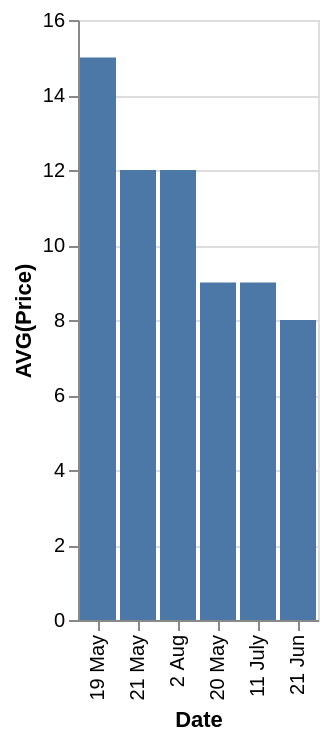

The specification (Vega-Lite) saved for this image:
### Vega-Lite specification from a JSON file in a GitHub repository (floating-point values rounded to 4 significant figures)
{"data": {"values": [{"x_data": "19 May", "y_data": 15}, {"x_data": "21 May", "y_data": 12}, {"x_data": "2 Aug", "y_data": 12}, {"x_data": "20 May", "y_data": 9}, {"x_data": "11 July", "y_data": 9}, {"x_data": "21 Jun", "y_data": 8}]}, "mark": "bar", "encoding": {"x": {"field": "x_data", "type": "nominal", "title": "Date", "sort": {"op": "sum", "field": "y_data", "order": "descending"}}, "y": {"field": "y_data", "type": "quantitative", "title": "AVG(Price)"}}}
